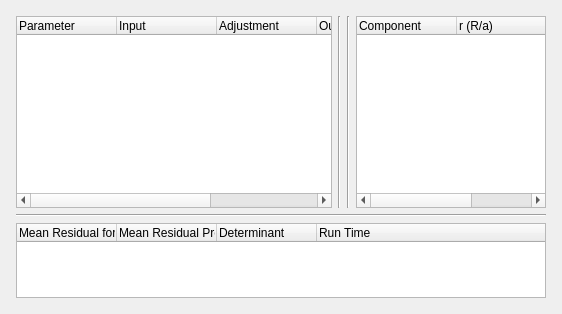
         <widget class="QWidget" name="tab_9">
          <attribute name="title">
           <string>Results</string>
          </attribute>
          <layout class="QHBoxLayout" name="horizontalLayout_8">
           <item>
            <layout class="QGridLayout" name="gridLayout_6">
             <property name="leftMargin">
              <number>5</number>
             </property>
             <property name="topMargin">
              <number>5</number>
             </property>
             <property name="rightMargin">
              <number>5</number>
             </property>
             <property name="bottomMargin">
              <number>5</number>
             </property>
             <item row="0" column="3">
              <widget class="QTreeWidget" name="component_treewidget">
               <property name="sizePolicy">
                <sizepolicy hsizetype="Preferred" vsizetype="Preferred">
                 <horstretch>15</horstretch>
                 <verstretch>0</verstretch>
                </sizepolicy>
               </property>
               <property name="maximumSize">
                <size>
                 <width>250</width>
                 <height>16777215</height>
                </size>
               </property>
               <property name="horizontalScrollBarPolicy">
                <enum>Qt::ScrollBarAsNeeded</enum>
               </property>
               <property name="alternatingRowColors">
                <bool>true</bool>
               </property>
               <property name="selectionMode">
                <enum>QAbstractItemView::NoSelection</enum>
               </property>
               <column>
                <property name="text">
                 <string>Component</string>
                </property>
               </column>
               <column>
                <property name="text">
                 <string>r (R/a)</string>
                </property>
               </column>
               <column>
                <property name="text">
                 <string>Std. Err.</string>
                </property>
               </column>
              </widget>
             </item>
             <item row="1" column="0" colspan="4">
              <widget class="Line" name="line_11">
               <property name="orientation">
                <enum>Qt::Horizontal</enum>
               </property>
              </widget>
             </item>
             <item row="0" column="0">
              <widget class="QTreeWidget" name="result_treewidget">
               <property name="sizePolicy">
                <sizepolicy hsizetype="Preferred" vsizetype="Preferred">
                 <horstretch>25</horstretch>
                 <verstretch>0</verstretch>
                </sizepolicy>
               </property>
               <property name="alternatingRowColors">
                <bool>true</bool>
               </property>
               <property name="selectionMode">
                <enum>QAbstractItemView::NoSelection</enum>
               </property>
               <property name="selectionBehavior">
                <enum>QAbstractItemView::SelectRows</enum>
               </property>
               <property name="headerHidden">
                <bool>false</bool>
               </property>
               <column>
                <property name="text">
                 <string>Parameter</string>
                </property>
               </column>
               <column>
                <property name="text">
                 <string>Input</string>
                </property>
               </column>
               <column>
                <property name="text">
                 <string>Adjustment</string>
                </property>
               </column>
               <column>
                <property name="text">
                 <string>Output</string>
                </property>
               </column>
               <column>
                <property name="text">
                 <string>Standard Error</string>
                </property>
               </column>
              </widget>
             </item>
             <item row="2" column="0" colspan="4">
              <widget class="QTreeWidget" name="residual_treewidget">
               <property name="sizePolicy">
                <sizepolicy hsizetype="Preferred" vsizetype="Preferred">
                 <horstretch>0</horstretch>
                 <verstretch>0</verstretch>
                </sizepolicy>
               </property>
               <property name="maximumSize">
                <size>
                 <width>16777215</width>
                 <height>75</height>
                </size>
               </property>
               <property name="alternatingRowColors">
                <bool>true</bool>
               </property>
               <property name="selectionMode">
                <enum>QAbstractItemView::NoSelection</enum>
               </property>
               <column>
                <property name="text">
                 <string>Mean Residual for Input Values</string>
                </property>
               </column>
               <column>
                <property name="text">
                 <string>Mean Residual Predicted</string>
                </property>
               </column>
               <column>
                <property name="text">
                 <string>Determinant</string>
                </property>
               </column>
               <column>
                <property name="text">
                 <string>Run Time</string>
                </property>
               </column>
              </widget>
             </item>
             <item row="0" column="2">
              <widget class="Line" name="line_10">
               <property name="orientation">
                <enum>Qt::Vertical</enum>
               </property>
              </widget>
             </item>
             <item row="0" column="1">
              <widget class="Line" name="line_7">
               <property name="orientation">
                <enum>Qt::Vertical</enum>
               </property>
              </widget>
             </item>
            </layout>
           </item>
          </layout>
         </widget>
